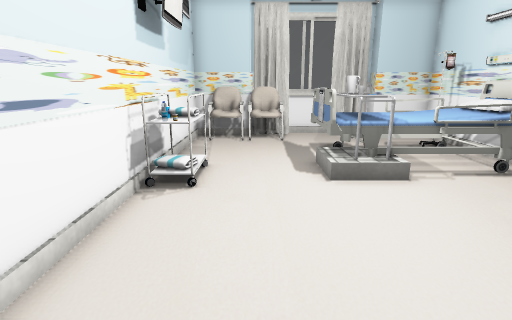
View 1 (above)

12 first-person views from a walk through a Unity game level. The camera is 1.2 m above the floor, tilts 14° down and sees 80° across. Doors are open. The floor is counted in squares, 0.5 m on a side. Each view is taken from the middle of a square. On the plan, view 1 faces up. The plan holds only what a view shows up to about 19 squares ahead; the rest is blank. The place goes on beyond the plan. Some surface patterns are stand-ins.

View 2
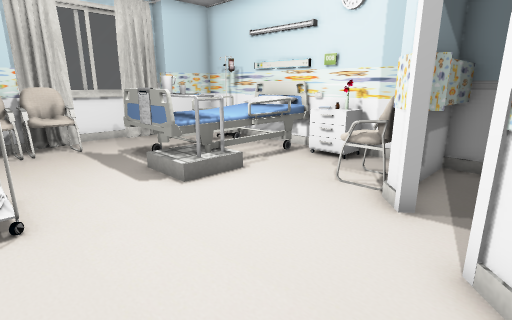

View 3
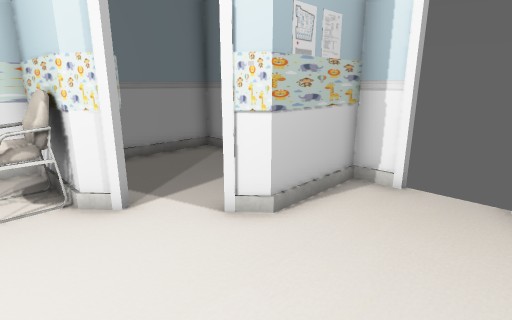

View 4
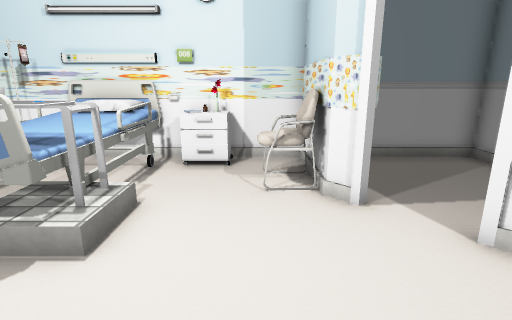

View 5
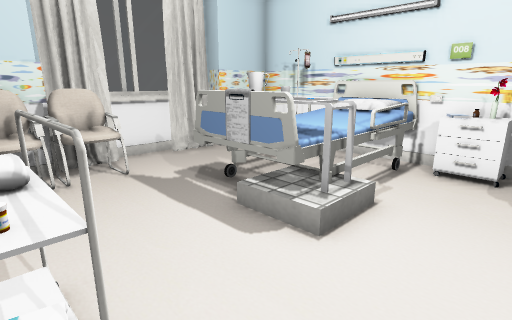

View 6
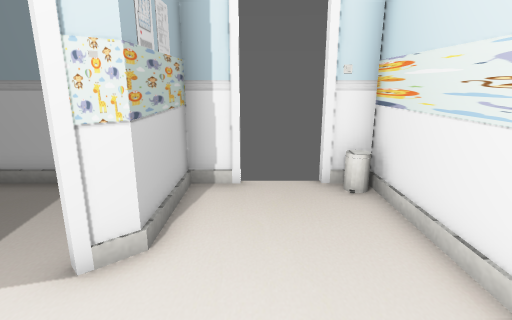

View 7
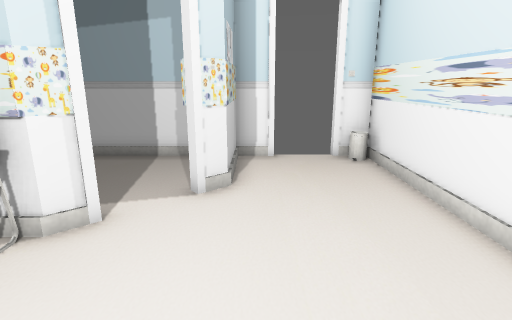

View 8
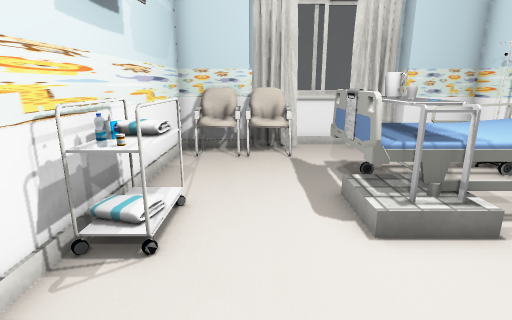

View 9
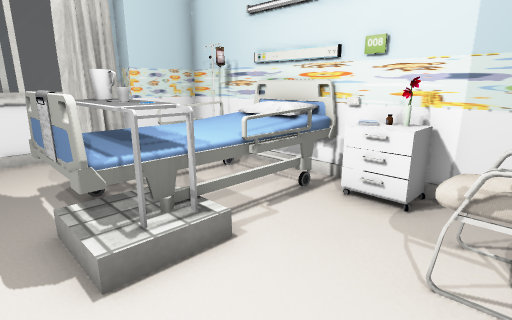

View 10
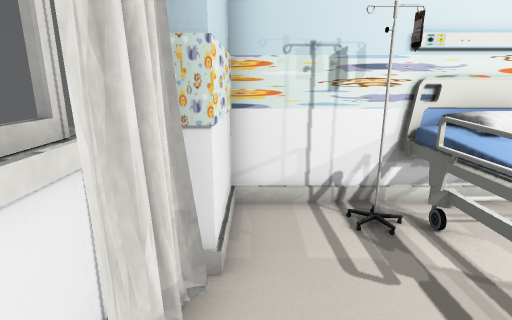

View 11
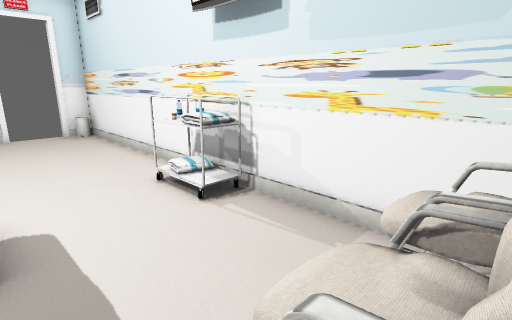

View 12
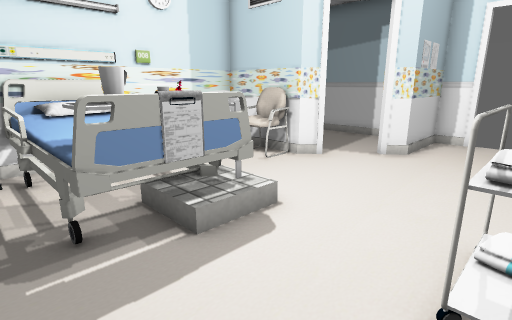

### Floor plan
Key: @ floor where view 1 was taken; # wall or solid block; . floor; D open door; = window, fence, low wall or low ledge; O other object.
Columns run from 3 left of view 1 to 8 right of it. Each row starts with its distance up from view 1.
 16     #####
 15 #####===###
 14 #OOOO....###
 13 #OOOO.....O#
 12 #.........O#
 11 #....OOOOOO#
 10 #....OOOOOOO
  9 #O...###OOOO
  8 #O...###OOOO
  7 #O........OO
  6 #O........OO
  5 #.......OO.#
  4 #.......OO.#
  3 #.....DO####
  2 #....#DD...#
  1 #....#O....#
  0 #..@.# ....#
 -1 #....# ....#
 -2 #ODD########
 -3 ###

Positions as (right, up) in squares from view 1, and headings:
1: (0, 0), facing up
2: (-2, 1), facing up-right
3: (-2, 5), facing down-right
4: (-2, 5), facing right
5: (-2, 5), facing up-right
6: (0, 5), facing down
7: (1, 8), facing down
8: (0, 3), facing up
9: (1, 4), facing up-right
10: (2, 14), facing right
11: (2, 14), facing down-left
12: (-2, 12), facing down-right
